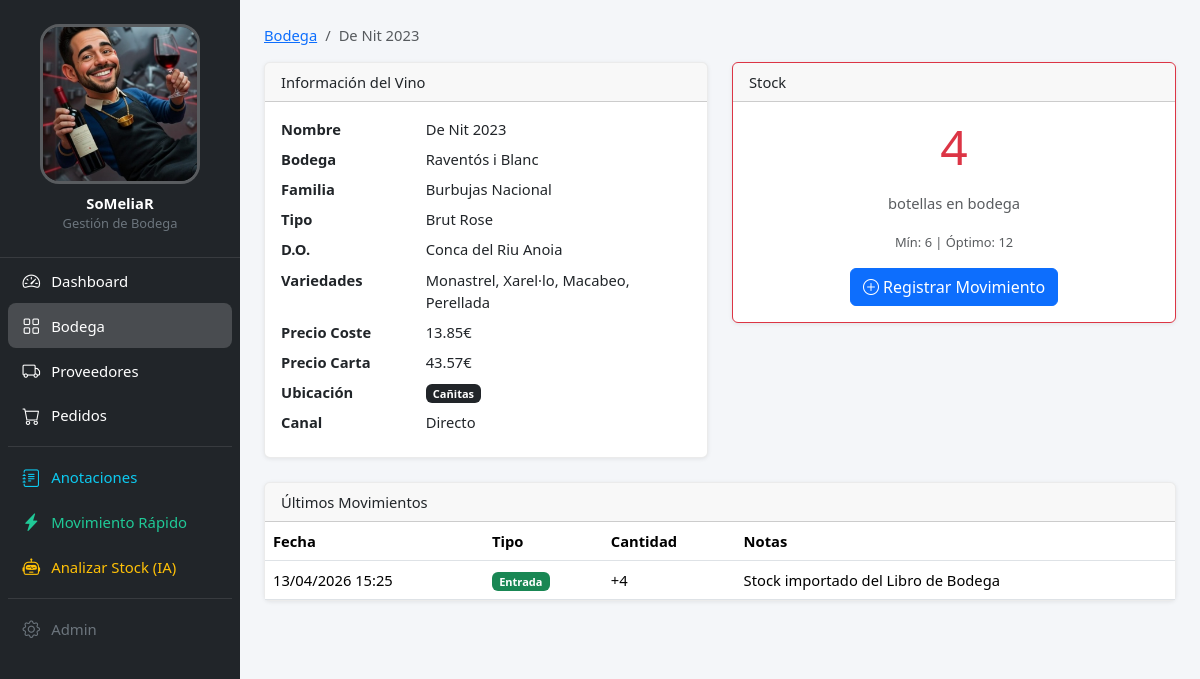
The app's page /bodega/2/ with its own data.
### bodega/models.py (models this page shows, shortened)
class Vino(models.Model):
    class Familia(models.TextChoices):
        ESPUMOSO_NAC = "espumoso_nac", "Burbujas Nacional"
        CHAMPAGNE = "champagne", "Champagne"
        ESPUMOSO_INT = "espumoso_int", "Burbujas Internacional (Otros)"
        BLANCO_NAC = "blanco_nac", "Blanco Nacional"
        BLANCO_INT = "blanco_int", "Blanco Internacional"
        TINTO_NAC = "tinto_nac", "Tinto Nacional"
        TINTO_INT = "tinto_int", "Tinto Internacional"
        GRANDES_TINTOS = "grandes_tintos", "Grandes Vinos Tintos"
        ROSADO = "rosado", "Rosado"
        DULCE = "dulce", "Dulce"
        GENEROSO = "generoso", "Generoso"
        FUERA_CARTA = "fuera_carta", "Fuera de Carta"
        PROPIEDAD = "propiedad", "Vinos de Propiedad"
    nombre = models.CharField(max_length=200)
    bodega_nombre = models.CharField("bodega", max_length=200, blank=True)
    anada = models.PositiveIntegerField("añada", null=True, blank=True)
    familia = models.CharField(max_length=20, choices=Familia.choices)
    azucar = models.CharField(
        "tipo/azúcar", max_length=100, blank=True,
        help_text="Ej: Brut, Brut Nature, Extra Brut, Rosado..."
    )
    denominacion_origen = models.CharField(
        "denominación de origen", max_length=200, blank=True
    )
    variedades = models.CharField(
        "variedades de uva", max_length=300, blank=True
    )
    precio_coste = models.DecimalField(max_digits=8, decimal_places=2, default=0)
    precio_carta = models.DecimalField(max_digits=8, decimal_places=2, default=0)
    es_copa = models.BooleanField("se vende por copas", default=False)
    precio_copa = models.DecimalField(
        "precio copa en carta", max_digits=8, decimal_places=2, default=0
    )
    via_coupa = models.BooleanField(
        "se pide por Coupa", default=False,
        help_text="Si True, se pide por el sistema corporativo Meliá."
    )
    en_canitas = models.BooleanField("Cañitas", default=False)
    en_ene = models.BooleanField("EÑE", default=False)
    en_pool = models.BooleanField("Pool", default=False)
    notas = models.TextField(blank=True)
    activo = models.BooleanField(default=True, db_index=True)
    created = models.DateTimeField(auto_now_add=True)
    updated = models.DateTimeField(auto_now=True)
    class Meta:
        ordering = ["familia", "nombre"]
        verbose_name = "vino"
        verbose_name_plural = "vinos"
    def __str__(self):
        txt = self.nombre
        if self.anada:
            txt += f" {self.anada}"
        return txt
    @property
    def stock_actual(self):
        if hasattr(self, "stock_anotado"):
            return self.stock_anotado
        total = self.movimientos.aggregate(total=Sum("cantidad"))["total"]
        return total or Decimal("0")
    @property
    def bajo_minimo(self):
        try:
            return self.stock_actual < self.stock_config.stock_minimo
        except StockConfig.DoesNotExist:
            return False

class StockConfig(models.Model):
    vino = models.OneToOneField(
        Vino, on_delete=models.CASCADE, related_name="stock_config"
    )
    stock_minimo = models.PositiveIntegerField(default=6)
    stock_optimo = models.PositiveIntegerField(default=12)
    class Meta:
        verbose_name = "configuración de stock"
        verbose_name_plural = "configuraciones de stock"

class Movimiento(models.Model):
    class Tipo(models.TextChoices):
        ENTRADA = "entrada", "Entrada"
        SALIDA = "salida", "Salida"
        AJUSTE = "ajuste", "Ajuste"
    vino = models.ForeignKey(
        Vino, on_delete=models.CASCADE, related_name="movimientos"
    )
    tipo = models.CharField(max_length=10, choices=Tipo.choices)
    cantidad = models.DecimalField(
        max_digits=8, decimal_places=1,
        help_text="Positivo para entradas, negativo para salidas."
    )
    fecha = models.DateTimeField(auto_now_add=True)
    notas = models.TextField(blank=True)
    class Meta:
        ordering = ["-fecha"]
        verbose_name = "movimiento"
        verbose_name_plural = "movimientos"

### bodega/views.py (the view)
# urls.py: path("<int:pk>/", views.vino_detail, name="vino_detail"),
def vino_detail(request, pk):
    vino = get_object_or_404(Vino, pk=pk)
    movimientos = vino.movimientos.all()[:20]
    context = {
        "vino": vino,
        "movimientos": movimientos,
    }
    return render(request, "bodega/vino_detail.html", context)

### core/templatetags/fmt_filters.py (called while the page is built)
@register.filter(name="fmt_num")
def fmt_num(value):
    try:
        return f"{float(value):.2f}".rstrip("0").rstrip(".")
    except (TypeError, ValueError):
        return value

### templates/bodega/vino_detail.html (shortened to what this page needs)
{% extends 'base.html' %}
{% load fmt_filters %}
{% block content %}
<nav aria-label="breadcrumb">
    <ol class="breadcrumb">
        <li class="breadcrumb-item"><a href="{% url 'bodega:vino_list' %}">Bodega</a></li>
        <li class="breadcrumb-item active">{{ vino }}</li>
    </ol>
</nav>
<div class="row">
    <div class="col-md-6">
        <div class="card mb-4">
            <div class="card-header">Información del Vino</div>
            <div class="card-body">
                <dl class="row mb-0">
                    <dt class="col-sm-4">Nombre</dt>
                    <dd class="col-sm-8">{{ vino.nombre }}</dd>
                    {% if vino.bodega_nombre %}
                    <dt class="col-sm-4">Bodega</dt>
                    <dd class="col-sm-8">{{ vino.bodega_nombre }}</dd>
                    {% endif %}
                    <dt class="col-sm-4">Familia</dt>
                    <dd class="col-sm-8">{{ vino.get_familia_display }}</dd>
                    {% if vino.azucar %}
                    <dt class="col-sm-4">Tipo</dt>
                    <dd class="col-sm-8">{{ vino.azucar }}</dd>
                    {% endif %}
                    <dt class="col-sm-4">D.O.</dt>
                    <dd class="col-sm-8">{{ vino.denominacion_origen|default:"-" }}</dd>
                    {% if vino.variedades %}
                    <dt class="col-sm-4">Variedades</dt>
                    <dd class="col-sm-8">{{ vino.variedades }}</dd>
                    {% endif %}
                    <dt class="col-sm-4">Precio Coste</dt>
                    <dd class="col-sm-8">{{ vino.precio_coste|fmt_num }}€</dd>
                    <dt class="col-sm-4">Precio Carta</dt>
                    <dd class="col-sm-8">{{ vino.precio_carta|fmt_num }}€</dd>
                    <dt class="col-sm-4">Ubicación</dt>
                    <dd class="col-sm-8">
                        {% if vino.en_canitas %}<span class="badge bg-dark">Cañitas</span>{% endif %}
                    </dd>
                    <dt class="col-sm-4">Canal</dt>
                    <dd class="col-sm-8">
                        {% if vino.via_coupa %}<span class="badge bg-secondary">Coupa</span>
                        {% else %}Directo{% endif %}
                    </dd>
                </dl>
            </div>
        </div>
    </div>
    <div class="col-md-6">
        <div class="card mb-4 {% if vino.bajo_minimo %}border-danger{% endif %}">
            <div class="card-header">Stock</div>
            <div class="card-body text-center">
                <p class="display-5 {% if vino.bajo_minimo %}text-danger{% else %}text-success{% endif %}">
                    {{ vino.stock_actual|fmt_num }}
                </p>
                <p class="text-muted">botellas en bodega</p>
                {% if vino.stock_config %}
                <small class="text-muted">
                    Mín: {{ vino.stock_config.stock_minimo }} | Óptimo: {{ vino.stock_config.stock_optimo }}
                </small>
                {% endif %}
                <div class="mt-3">
                    <a href="{% url 'bodega:movimiento_create' vino.pk %}" class="btn btn-primary">
                        <i class="bi bi-plus-circle"></i> Registrar Movimiento
                    </a>
                </div>
            </div>
        </div>
    </div>
</div>
<div class="card">
    <div class="card-header">Últimos Movimientos</div>
    <div class="card-body p-0" style="min-width:0">
        <table class="table table-hover mb-0" style="min-width:420px">
            <thead>
                <tr>
                    <th>Fecha</th>
                    <th>Tipo</th>
                    <th>Cantidad</th>
                    <th>Notas</th>
                </tr>
            </thead>
            <tbody>
                {% for m in movimientos %}
                <tr>
                    <td>{{ m.fecha|date:"d/m/Y H:i" }}</td>
                    <td>
                        <span class="badge {% if m.tipo == 'entrada' %}bg-success{% elif m.tipo == 'salida' %}bg-danger{% else %}bg-secondary{% endif %}">
                            {{ m.get_tipo_display }}
                        </span>
                    </td>
                    <td>{% if m.cantidad > 0 %}+{% endif %}{{ m.cantidad|fmt_num }}</td>
                    <td>{{ m.notas|default:"-" }}</td>
                </tr>
                {% empty %}
                <tr><td colspan="4" class="text-muted">Sin movimientos registrados.</td></tr>
                {% endfor %}
            </tbody>
        </table>
    </div>
</div>
{% endblock %}

### static/css/layout.css (style rules this page uses)
:root { --sidebar-width: 270px; --topbar-height: 56px; --sidebar-bg: #212529; --sidebar-border: rgba(255, 255, 255, 0.1); --link-hover-bg: rgba(255, 255, 255, 0.1); --link-active-bg: rgba(255, 255, 255, 0.18); --link-success-hover: rgba(25, 135, 84, 0.18); --link-warning-hover: rgba(255, 193, 7, 0.18); }
body { font-size: 0.92rem; }
.card { box-shadow: 0 1px 4px rgba(0, 0, 0, 0.08); border-color: rgba(0, 0, 0, 0.08); }
.card-body.p-0 { overflow-x: auto; -webkit-overflow-scrolling: touch; }
@media (min-width: 992px) and (max-width: 1399.98px) { :root { --sidebar-width: 240px; } }

### records on screen
Vino: nombre+anada "De Nit 2023", nombre "De Nit 2023", bodega_nombre "Raventós i Blanc", familia "Burbujas Nacional", azucar "Brut Rose", denominacion_origen "Conca del Riu Anoia", variedades "Monastrel, Xarel·lo, Macabeo, Perellada", precio_coste|fmt_num "13.85", precio_carta|fmt_num "43.57", stock_actual|fmt_num "4", stock_config.stock_minimo "6", stock_config.stock_optimo "12"
Movimiento: fecha "13/04/2026 15:25", tipo "Entrada", cantidad|fmt_num "4", notas "Stock importado del Libro de Bodega"
